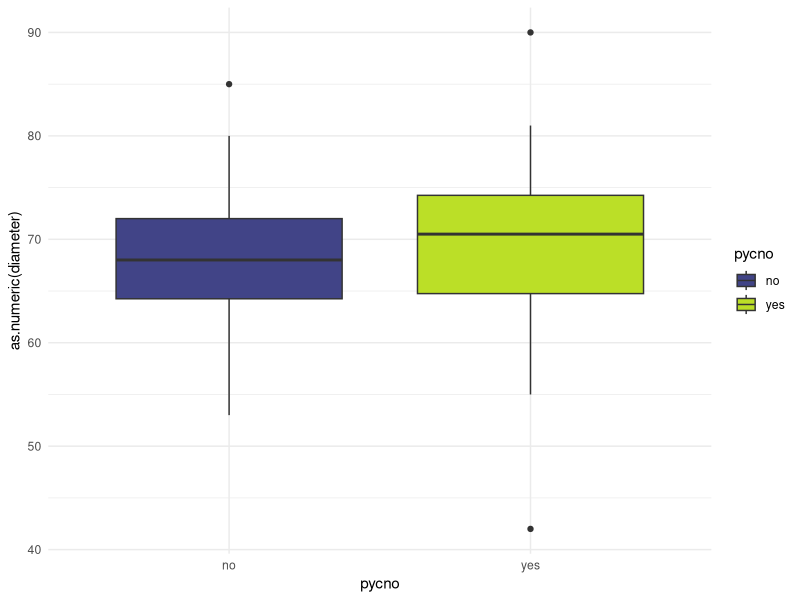
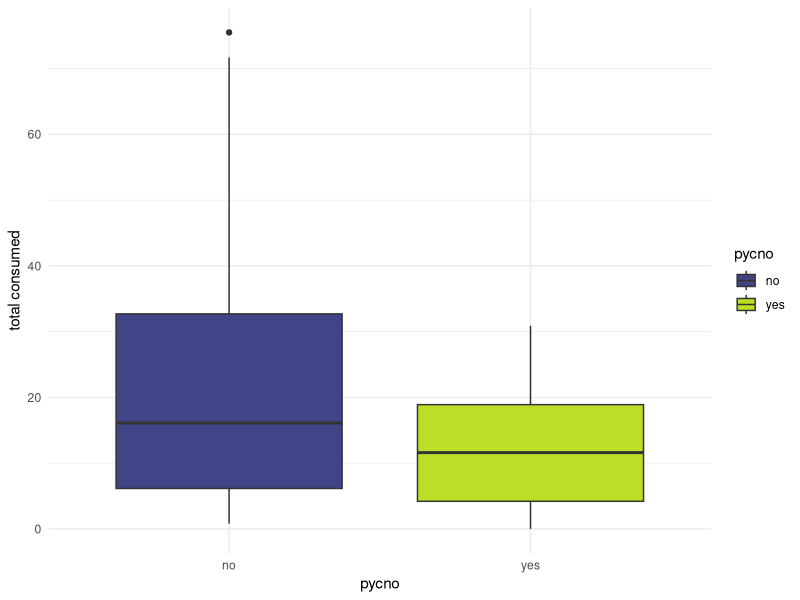
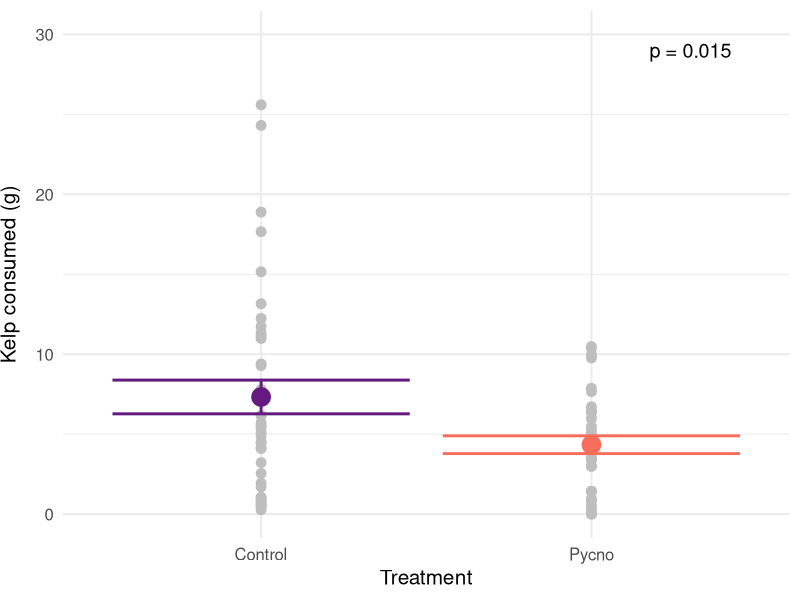
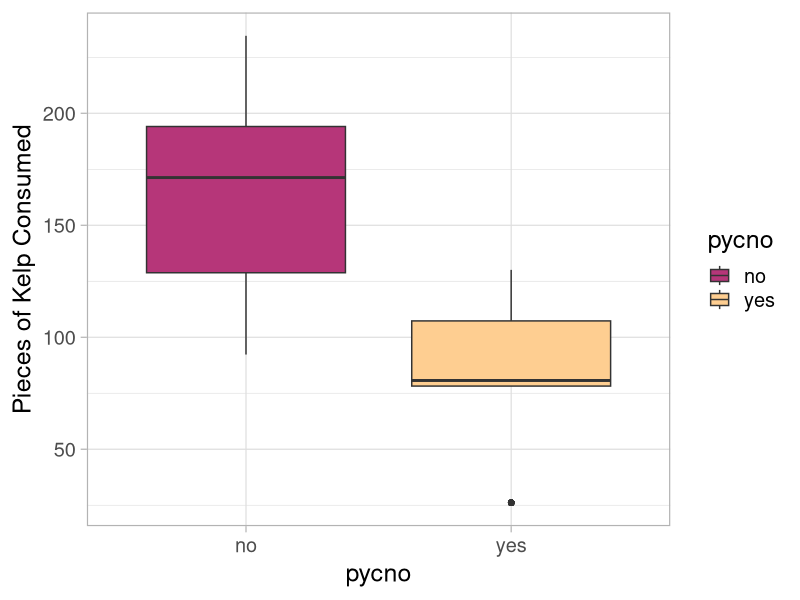
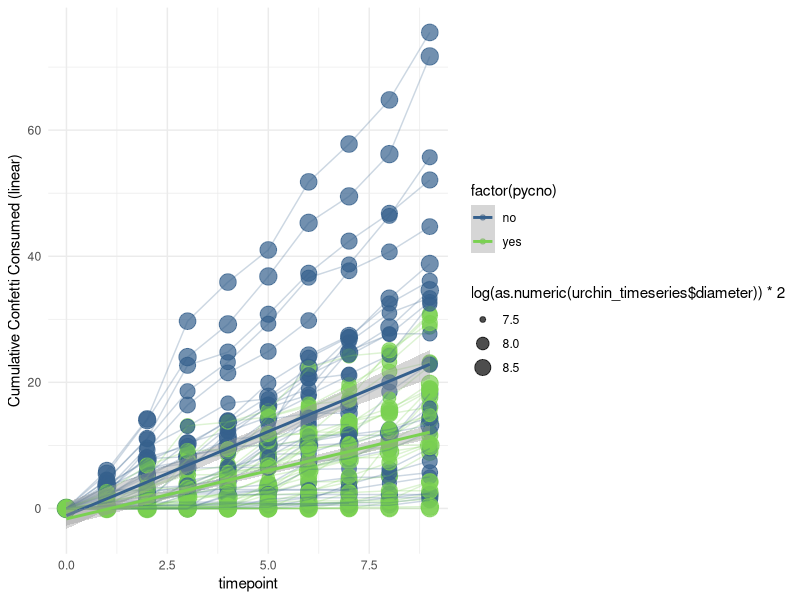

Here is the R script that generated these plots, in order: (Note: this script raises an error after producing the figures.)
#++++++++++++++++++++++++++++++++++++++++++++++++++++++++++++++++++++++++++++++++++
#                                                                                ##
# Urchin-Pycno fear feeding trials                                               ##
# Data are current as of 2020-09-18                                              ##
# Data source: Ross Whippo - UO/OIMB                                             ##
# R code prepared by Ross Whippo                                                 ##
# Last updated 2022-06-15                                                       ##
#                                                                                ##
#++++++++++++++++++++++++++++++++++++++++++++++++++++++++++++++++++++++++++++++++++

# SUMMARY:


# Required Files (check that script is loading latest version):
# urchin_fear_feeding_pycno-trial-1.csv

# Associated Scripts:
# NA

# TO DO

# split change in consumption analysis into first half/second half

# +++++++++++++++++++++++++++++++++++++++++++++++++++++++++++++++++++++++++++++++++
# TABLE OF CONTENTS                                                            ####
#                                                                                 +
# RECENT CHANGES TO SCRIPT                                                        +
# LOAD PACKAGES                                                                   +
# READ IN AND PREPARE DATA                                                        +
# MANIPULATE DATA                                                                 +
#                                                                                 +
#++++++++++++++++++++++++++++++++++++++++++++++++++++++++++++++++++++++++++++++++++

#++++++++++++++++++++++++++++++++++++++++++++++++++++++++++++++++++++++++++++++++++
# RECENT CHANGES TO SCRIPT                                                     ####
#++++++++++++++++++++++++++++++++++++++++++++++++++++++++++++++++++++++++++++++++++

# 2020-09-15 Script created
# 2022-06-15 Added change in consumption analysis

#++++++++++++++++++++++++++++++++++++++++++++++++++++++++++++++++++++++++++++++++++
# LOAD PACKAGES                                                                ####
#++++++++++++++++++++++++++++++++++++++++++++++++++++++++++++++++++++++++++++++++++

library(tidyverse)
library(viridis)
library(nlme)
library(lme4)
library(vegan)
library(ggpubr)

#++++++++++++++++++++++++++++++++++++++++++++++++++++++++++++++++++++++++++++++++++
# READ IN AND PREPARE DATA                                                     ####
#++++++++++++++++++++++++++++++++++++++++++++++++++++++++++++++++++++++++++++++++++

urchin_fear_pycno <-
  read_csv('Data/2020/urchin_fear_feeding_pycno-trial-1.csv')
# dataset with bucket treatment removed:
#urchin_fear_pycno <- urchin_fear_pycno %>%
#  filter(treatment != 'bucket')


#++++++++++++++++++++++++++++++++++++++++++++++++++++++++++++++++++++++++++++++++++
# MANIPULATE DATA - VISUALIZATIONS                                             ####
#++++++++++++++++++++++++++++++++++++++++++++++++++++++++++++++++++++++++++++++++++

# mean confetti consumed across all urchins per treatment

# combine trial and bin to prevent combining urchins across trials
urchin_fear_pycno <-
  unite(urchin_fear_pycno,
        'ID',
        trial,
        bin,
        sep = "_",
        remove = FALSE)

per_urchin_consumed_total <- urchin_fear_pycno %>%
  group_by(trial, bin, tank, ID, pycno) %>%
  summarise(`total consumed` = sum(consumed)) %>%
  ungroup()



# urchin sizes
urchin_size <- urchin_fear_pycno %>%
  filter(timepoint == 0)
urchin_size$diameter <- as.numeric(urchin_size$diameter)
size_plot <- ggplot(
  urchin_size, aes(x = pycno, y = as.numeric(diameter), fill = pycno)) +
  geom_boxplot() +
  scale_fill_viridis(discrete = TRUE,
                     begin = 0.2,
                     end = 0.9) +
  theme_minimal(); size_plot

summary(urchin_size$diameter)
t.test(diameter ~ pycno, data = urchin_size)

# total consumed by each urchin across all trials

per_urchin_consumed_total %>%
  ggplot(aes(x = pycno, y = `total consumed`, fill = pycno)) +
  geom_boxplot() +
  scale_fill_viridis(discrete = TRUE, begin = 0.2, end = 0.9) +
  theme_minimal()


# FOR FHL TALK
# total consumed per urchin across all trials with standard error
per_urchin_consumed_total %>%
  mutate(`total consumed` = `total consumed` * 0.339) %>%
  mutate(Treatment = ifelse(pycno == 'yes', "Pycno", "Control")) %>%
  ggplot(aes(x = Treatment, y = `total consumed`, color = Treatment)) + 
  geom_point(col = "grey", size = 3) +
  scale_color_viridis(discrete = TRUE,
                      begin = 0.3,
                      end = 0.7,
                      option = "magma") +
  stat_summary(
    geom = "point",
    fun = "mean",
    size = 6,
    shape = 19
  ) +
  geom_errorbar(stat="summary", fun.data="mean_se", size = 1) +
  ylim(0, 30) +
  labs(y = "Kelp consumed (g)", x = "Treatment") +
  theme_minimal(base_size = 15) +
  theme(axis.title.y = element_text(vjust = 3)) +
  theme(legend.position = "none") +
  annotate("text", label = "p = 0.015", x = 2.3, y = 29, size = 5)



per_trial_pycno <- per_urchin_consumed_total %>%
  filter(pycno == "yes")
summary(per_trial_pycno$`total consumed`)
sd(per_trial_pycno$`total consumed`)

per_trial_empty <- per_urchin_consumed_total %>%
  filter(pycno == "no")
summary(per_trial_empty$`total consumed`)
sd(per_trial_empty$`total consumed`)

# amount consumed per timepoint
timepoint_consumed_plot <- ggplot(urchin_fear_pycno, aes(x = pycno, y = consumed, fill = pycno)) +
  geom_boxplot() +
  scale_fill_viridis(discrete = TRUE,
                     begin = 0.2,
                     end = 0.9) +
  theme_minimal()

per_timepoint_pycno <- urchin_fear_pycno %>%
  filter(pycno == "yes")
summary(per_timepoint_pycno$consumed)
sd(per_timepoint_pycno$consumed)

per_timepoint_empty <- urchin_fear_pycno %>%
  filter(pycno == "no")
summary(per_timepoint_empty$consumed)
sd(per_timepoint_empty$consumed)


urchin_timeseries <- urchin_fear_pycno %>%
  unite("datetime", date:time, sep = " ")

urchin_timeseries$datetime <-
  as.POSIXlt(urchin_timeseries$datetime)

timeseries_bar <- ggplot(urchin_timeseries, aes(
  x = as.POSIXct(datetime),
  y = consumed,
  fill = pycno
)) +
  geom_col() +
  scale_fill_viridis(discrete = TRUE,
                     begin = 0.2,
                     end = 0.9) +
  facet_wrap( ~ pycno)

# cumulative total consumed by trial

urchin_time <- urchin_timeseries %>%
  group_by(trial, pycno) %>%
  mutate(tot_consumed = sum(consumed))
  



# TOTAL CONSUMED overall BOXPLOT
theme_set(theme_light(base_size = 18))


urchin_time %>%
    ggplot(aes(x = pycno, y = tot_consumed, fill = pycno)
  ) +
    geom_boxplot() +
    scale_fill_viridis(discrete = TRUE,
                       begin = 0.5,
                       end = 0.9,
                       option = "magma") +
    labs(y = "Pieces of Kelp Consumed")
  
urchin_time %>%
  group_by(pycno, trial) %>%
  summarise(total = sum(consumed)) %>%
  summarise(mean(total))
  
# ALGAE CONSUMED USING BIOMASS MEASUREMENTS CONFETTI WEIGHTS

# Algal consumption plots

# based on field notes from 2020-09-13 - confetti diameter = 21mm

# > pi*((2.1/2)^2)
# [1] 3.463606

confetti_weights <- read_csv("Data/2020/confetti_weights.csv", 
                             col_types = cols(trial = col_character()))
confetti_weights <- confetti_weights %>%
  rename("beforeafter" = "before-after")

# is weight different before and after? 
weightmix <- lme(weight_mg ~ beforeafter, random = ~1|trial/tank, data = confetti_weights)
summary(weightmix)
weightmix
anova(weightmix)


confetti_weights %>%
  filter(beforeafter == "before") %>%
  summarise(mean(weight_mg))

confetti_weights %>%
  filter(beforeafter == "after") %>%
  summarise(mean(weight_mg))

#  A tibble: 1 x 1
# `mean(weight_mg)`
# <dbl>
#   1              339.

# > 339/3.463606
# [1] 97.87487 mg per square cm
# each piece of confetti ~ 339mg or .339 g

mean(confetti_weights$weight_mg)

  
  
    
  per_exp_pycno <- urchin_time %>%
    select(-datetime) %>%
    filter(pycno == "yes")
  summary(per_exp_pycno$tot_consumed)
  sd(per_exp_pycno$tot_consumed)
  
  per_exp_empty <- urchin_time %>%
    select(-datetime) %>%
    filter(pycno == "no")
  summary(per_exp_empty$tot_consumed)
  sd(per_exp_pycno$tot_consumed)
  
  
  # change unknown diameters to 61
  
  urchin_timeseries$diameter <- urchin_timeseries$diameter %>%
    recode("nd" = "61")
  
  theme_set(theme_light(base_size = 18))
  
  ggplot(
    urchin_timeseries %>%
      group_by(pycno, ID) %>%
      mutate(cc = cumsum(consumed)),
    aes(
      x = timepoint, # as.POSIXct(datetime),
      y = cc,
      color = factor(pycno)
    )
  ) +
    scale_color_viridis(discrete = TRUE,
                        begin = 0.3,
                        end = 0.8) +
    geom_point(aes(size = log(as.numeric(
      urchin_timeseries$diameter
    )) * 2), alpha = 0.7) +
    geom_line(aes(group = ID), alpha = 0.25) +
    geom_smooth(method = "lm") +
    theme_minimal() +
    scale_y_continuous(name = "Cumulative Confetti Consumed (linear)")
  
  # with scaled time points
  urchin_timeseries$Hours <- urchin_timeseries$timepoint %>%
    recode(
      '0' = 0,
      '1' = 3,
      '2' = 9,
      '3' = 21,
      '4' = 27,
      '5' = 33,
      '6' = 45,
      '7' = 51,
      '8' = 57,
      '9' = 69
    )
  

  
  hour_line 

  
  
  
  
# THIS IS THE CUMULATIVE CONFETTI FIGURE:
theme_set(theme_light(base_size = 18))  
  
ggplot(
    urchin_timeseries %>%
      group_by(pycno, ID) %>%
      mutate(cc = cumsum(consumed)),
    aes(
      x = hours, # as.POSIXct(datetime),
      y = cc,
      color = pycno
    )
  ) +
    scale_color_viridis(discrete = TRUE,
                        begin = 0.5,
                        end = 0.9,
                        option = "magma") +
    geom_point(size = 5) +
    geom_line(aes(group = ID), alpha = 0.25) +
    geom_smooth(method = "lm", size = 2) +
    scale_y_continuous(name = "Pieces of Kelp Consumed")

# cumulative confetti with mean per time point

# FOR FHL TALK

urchin_timeseries %>%
  group_by(pycno, ID) %>%
  mutate(cc = cumsum(consumed) * 0.339) %>%
  mutate(Treatment = ifelse(pycno == 'yes', "Pycno", "Control")) %>%
  ggplot(aes(x = hours, y = cc, color = Treatment)) +
  scale_color_viridis(discrete = TRUE,
                      begin = 0.3,
                      end = 0.7,
                      option = "magma") +
  geom_line(aes(group = ID), alpha = 0.3) +
  stat_summary(
    geom = "point",
    fun = "mean",
    size = 4,
    shape = 19
  ) +
  geom_errorbar(stat="summary", fun.data="mean_se", size = 1) +
  scale_y_continuous(name = "Amount of kelp consumed (g)") + 
  theme_minimal(base_size = 15) +
  theme(legend.position = "top") 

# new timeseries using slope and talk aesthetics

label1 <- paste("R^2 == ", round(summary(mod_2)$r.squared,3))

urchin_timeseries %>%
  group_by(pycno, ID) %>%
  mutate(cc = cumsum(consumed) * 0.339) %>%
  mutate(Treatment = ifelse(pycno == 'yes', "Pycno", "Control")) %>%
  ggplot(aes(x = Hours, y = cc, color = Treatment)) +
  scale_color_viridis(discrete = TRUE,
                      begin = 0.3,
                      end = 0.7,
                      option = "magma") +
  geom_line(aes(group = ID), alpha = 0.15) +
  geom_point(size = 2, position = "jitter", alpha = 0.15) +
  geom_smooth(method = "lm", size = 2) +
  scale_y_continuous(name = "Kelp consumed (g)") + 
  theme_minimal(base_size = 15) +
  theme(legend.position = "top") +
  annotate("text", label = label1, x = 10, y = 25, size = 5, parse = TRUE)

urchin_timeseries_lm <- urchin_timeseries%>%
  group_by(pycno, ID) %>%
  mutate(cc = cumsum(consumed) * 0.339) %>%
  mutate(Treatment = ifelse(pycno == 'yes', "Pycno", "Control")) 
  
# a model based on this data:

mod_1 <- lm(`total consumed` ~ pycno, data = per_urchin_consumed_total)
summary(mod_1)
mod_1

t.test(`total consumed` ~ pycno, data = per_urchin_consumed_total)


# This finds the correlation coefficient 1 and -1 = strong relationship
coefficient <- cor.test(urchin_timeseries_lm$cc, urchin_timeseries_lm$Hours)
coefficient$estimate

# look for outliers
urchin_timeseries_lm %>%
  ggplot(aes(cc, pycno)) +
  geom_boxplot()

mod_2 <- lm(`cc` ~ pycno, data = urchin_timeseries_lm)
summary(mod_2)


  # mean number of confetti consumed per time point per treatment

theme_set(theme_light(base_size = 18))    

ggplot(urchin_timeseries, aes(x = pycno, y = consumed, fill = pycno)) +
    scale_fill_viridis(discrete = TRUE,
                       begin = 0.5,
                       end = 0.9,
                       option = "magma") +
    geom_boxplot() +
    facet_grid(. ~ hours) +
  scale_y_continuous(name = "Pieces of Kelp Consumed") +
  theme(axis.text.x=element_blank())
  
  
  
  # total confetti eaten per treatment
  urchin_fear_pycno %>%
    group_by(treatment) %>%
    summarise(sum(consumed))
  
  # total confetti eaten per urchin per treatment and plot
  perurchin <- urchin_fear_pycno %>%
    group_by(pycno, ID) %>%
    summarise(total = sum(consumed))
  
  theme_set(theme_light(base_size = 18))
  
  # function to make SE in boxplot
  MinMeanSEMMax <- function(x) {
    v <- c(min(x), mean(x) - sd(x)/sqrt(length(x)), mean(x), mean(x) + sd(x)/sqrt(length(x)), max(x))
    names(v) <- c("ymin", "lower", "middle", "upper", "ymax")
    v
  }
  
  
  
 perurchin %>%
    ggplot(aes(x = pycno, y = total*341, fill = pycno)
    ) +
   stat_summary(fun.data=MinMeanSEMMax, geom="boxplot") + 
    scale_fill_viridis(discrete = TRUE,
                       begin = 0.5,
                       end = 0.9,
                       option = "magma") +
    labs(y = "Estimated Kelp Consumed (mg)")
  
# calculating total change in consumption across trials
  timepoint_consumption_change <- urchin_fear_pycno %>%
    group_by(ID, pycno) %>%
    summarise(change = diff(consumed))      
# average change per treatment
  timepoint_consumption_change %>%
    group_by(pycno) %>%
    summarise(mean_change = mean(change))

# t.test for mean increase in consumption across timepoints by treatment
  t.test(change ~ pycno, data = timepoint_consumption_change)
  
  
  
  
  
  # DUMMY DATA
ID <- c(rep("A",7), rep("B", 7))
timepoint <- c(rep(seq(from = 0, to = 6),2))
set.seed(1234)
consumed <- sample.int(n = 6,
                       size = 14,
                       replace = TRUE)
df <- tibble(ID, timepoint, consumed)
df[1,3] <- 0
df[8,3] <- 0    
df    

df %>%
  group_by(ID) %>%
  summarise(diff(consumed))
  
    
    
    
    
  
  
  
  
  
  
  
  
#++++++++++++++++++++++++++++++++++++++++++++++++++++++++++++++++++++++++++++++++++
  # MANIPULATE DATA - STATS                                                      ####
  #++++++++++++++++++++++++++++++++++++++++++++++++++++++++++++++++++++++++++++++++++
  
  urchin_fear_mix_data <- urchin_fear_pycno %>%
    filter(timepoint != '0')
  
  # is total amount of confetti consumed per trial different between groups?
  t.test(`total consumed` ~ pycno, data = per_urchin_consumed_total)
  
  # is amount of confetti consumed per time point different between groups (w/size)?
  mix_1 <-
    lme(consumed ~ pycno, # + diameter,
        random = ~ timepoint | ID,
        data = urchin_fear_mix_data)
  mix_1
  anova(mix_1)
  
  # calculate slopes of consumption
  urchin_vals <-  urchin_timeseries %>%
    group_by(pycno, ID) %>%
    mutate(cc = cumsum(consumed))
  
  
  ############### COLLATED FIGURES
  
  Figure_1 <- ggarrange(size_plot, timepoint_consumed_plot, total_consumed_plot, total_box,
                           labels = c("A", "B", "C", "D"),
                           ncol = 2, nrow = 2,
                           common.legend = TRUE, legend = "right")
  annotate_figure(Figure_1, bottom = text_grob("Figure 1: Calcuated A) urchin test diameter across all trials, B) kelp 'confetti' consumed per urchin per timepoint, \n C) total kelp 'confetti' consumed per urchin across each trial, and D) total kelp 'confetti' consumed across all trials.", size = 10))
  # 
  
  ####
  #<<<<<<<<<<<<<<<<<<<<<<<<<<END OF SCRIPT>>>>>>>>>>>>>>>>>>>>>>>>#

# SCRATCH PAD ####
